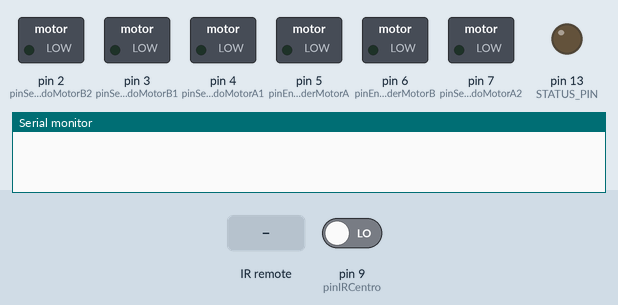
A sketch run on a simulated Arduino Uno, built with avr-gcc and run on an emulated ATmega328P. Shown: switched loads named in the sketch (green lamp = pin HIGH), output pins drawn as LEDs (lit = HIGH), the last lines printed to the serial monitor. Dashed ring = blinking. The test bench sets the inputs (shaded band); at power-on: pin 9 (pinIRCentro) LOW.

Above: at 1.2 s.
1.3 s: infrared code 0xFFE21D received
At 1.57 s:
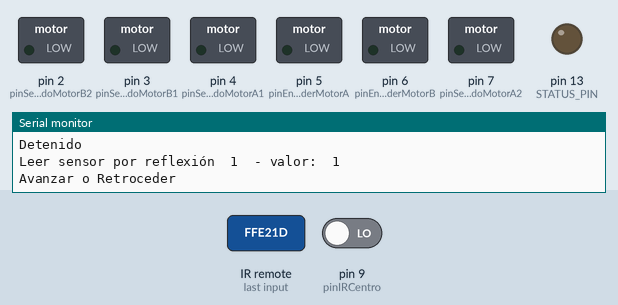
4.3 s: infrared code 0xFF906F received
At 5.1 s:
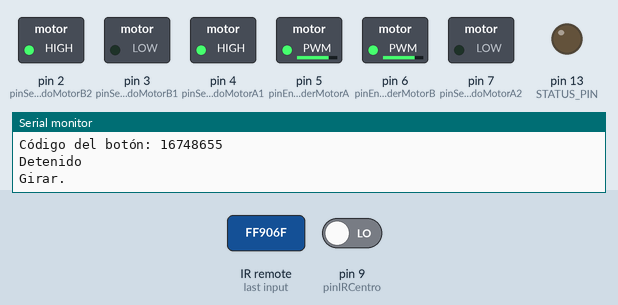
At 6.0 s:
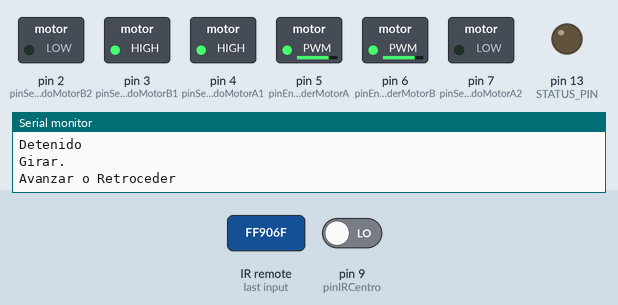
Timing chart, 0 to 8.8 s (numbered marks = the images above; inputs shaded):
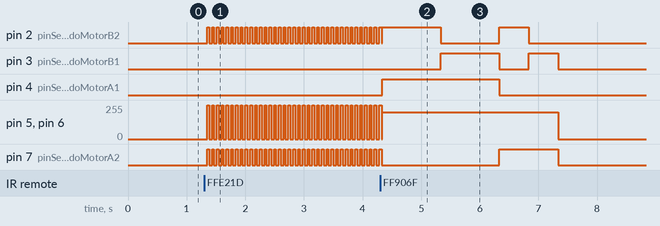

Measured:
- after the input at 1.3 s, pin 2 (pinSentidoMotorB2), pin 7 (pinSentidoMotorA2): alternates HIGH for 0.03 s and LOW for 0.05 s, starting after 0.05 s; pin 5 (pinEncenderMotorA), pin 6 (pinEncenderMotorB): alternates 255/255 for 0.03 s and 0/255 for 0.05 s, starting after 0.05 s
- after the input at 4.3 s, pin 3 (pinSentidoMotorB1): LOW → HIGH after 1.0 s, → LOW 1.0 s later, → HIGH 0.50 s later, → LOW 0.50 s later; pin 4 (pinSentidoMotorA1): LOW → HIGH at once, → LOW 2.0 s later

The sketch:

_28-robot-controlado.ino
```cpp
/**
 *  | Botón |  Funciones                                                  |
 *  | ----- | ----------------------------------------------------------- |
 *  | 100+  | Velocidad 1                                                 |
 *  | 200+  | Velocidad 2                                                 |
 *  | >||   | Seguir linea o dejar de seguir                              |
 *  | CH-   | Dejar de Seguir linea                                       |
 *  | CH    | Seguir linea negra o blanca (Predeterminado, sigue blanca)  |
 *  | CH+   | Comenzar a Seguir linea                                     |
 *  |   2   | Avanzar                                                     |
 *  |   4   | Girar Izquierda                                             |
 *  |   5   | Detenerse                                                   |
 *  |   6   | Girar Derecha                                               |
 *  |   8   | Retroceder                                                  |
 */
/*
 *  Conexiones

 *  Motores - Archivo: motores.ino
 *  pinEncenderMotorA = 6; // pin PWM cable violeta
 *  pinSentidoMotorA1 = 4; // cable verde
 *  pinSentidoMotorA2 = 7; // cable azul

 *  pinSentidoMotorB1 = 3; // cable amarillo
 *  pinSentidoMotorB2 = 2; // cable naranja
 *  pinEncenderMotorB = 5; // pin PWM cable rojo

 *  Infrarrojo Reflexión - Archivo: sensor_infrarrojo_reflexivo
 *  Son como botones, reciben un pulso positivo
 *  pinIRDerecho = 8;
 *  pinIRCentro = 9;
 *  pinSIRZquierdo = 10;

 *  Control Remoto - Archivo: control_remoto.ino
 *  Necesita la librería IRremote.h (http://z3t0.github.io/Arduino-IRremote/)
 *  RECV_PIN = 11;
*/

// Cargo las constantes para los botones del control remoto
#include "codigos_botones.h"

// LED indicador
const int STATUS_PIN    = 13;

boolean linea_blanca    = true;
boolean seguir_linea    = false;

short int velocidad     = 180;
short int tiempo        = 150; // Delay esperando que termine de girar o avanzar

void setup() {
  pinMode(STATUS_PIN, OUTPUT);
  Serial.begin(9600);

  //  Funciones de configuración para motores y el control.
  // Uso funciones para que quede más limpio y el código
  // relacionado con motores en archivos motores,
  // código relacionado con control remoto en el archivo correspondiente.
  setupMototres();
  setupControl();
}

void loop() {
  // Funciones que escriben en el puerto serie.
  // Para ver los mensajes ir a Herramientas -> Monitor Serie
  // verValoresIRreflexion();
  // No solo muestra, también permite leer.
  verValoresControlRemoto();

  // Elegir acción a tomar según el botón pulsado
  switch (ControlRemoto()) {

    case 0: // Esperando un botón...
      // Evitar llegar al default cuando no se pulsa botón.
    break;

    case BOTON_100:             // 100+
      mensaje("Velocidad 200");
      velocidad = 200;
    break;

    case BOTON_200:             // 200+
      mensaje("Velocidad 255");
      velocidad = 255;
    break;

    case BOTON_PLAY_PAUSE:      // >||
      mensaje("Seguir Linea");
      detenerse();

      // Guardo la ultima predicción
      seguir_linea = !seguir_linea;
    break;

    case BOTON_CH_MAS:          // ch+
      seguir_linea = true;
    break;

    case BOTON_CH:              // ch
      linea_blanca = !linea_blanca;
    break;

    case BOTON_CH_MENOS:        // ch-
      seguir_linea = false;
      detenerse();
    break;

    case BOTON_2:               // 2
      mover(true, velocidad);
      delay(tiempo);
    break;

    case BOTON_4:               // 4
      girar(false, 200);
      delay(tiempo);
    break;

    case BOTON_5:               // 5
      seguir_linea = false;
      detenerse();
    break;

    case BOTON_6:               // 6
      girar(true, 200);
      delay(tiempo);
    break;

    case BOTON_8:               // 8
      mover(false, velocidad);
      delay(tiempo);
    break;

    case BOTON_VOL_MENOS:       // Vol-
      tiempo = tiempo - 50;
    break;

    case BOTON_VOL_MAS:         // Vol+
      tiempo = tiempo + 50;
    break;

    case BOTON_EQ:              // EQ
      seguir_linea = false;
      detenerse();
      probarMotores();
    break;

    default:
      mensaje("Botón sin acción asociada.");
    break;
  }

  if (seguir_linea) {
    seguirlinea();
  }

}
```

codigos_botones.h
```cpp
// # Defino variables constantes.
// Estas variables corresponden al código de cada botón
// del control remoto.
#define BOTON_CH_MENOS    16753245
#define BOTON_CH          16736925
#define BOTON_CH_MAS      16769565

#define BOTON_PREV        16720605
#define BOTON_NEXT        16712445
#define BOTON_PLAY_PAUSE  16761405

#define BOTON_VOL_MENOS   16769055
#define BOTON_VOL_MAS     16754775
#define BOTON_EQ          16748655

#define BOTON_100         16750695
#define BOTON_100_MAS     16750695
#define BOTON_200         16756815
#define BOTON_200_MAS     16756815

#define BOTON_0           16724175
#define BOTON_1           16724175
#define BOTON_2           16718055
#define BOTON_3           16743045
#define BOTON_4           16716015
#define BOTON_5           16726215
#define BOTON_6           16734885
#define BOTON_7           16728765
#define BOTON_8           16730805
#define BOTON_9           16732845

// Código fin de secuencia.
// Código enviado después de cada código de botón,
// indica el fin de la secuencia de pulsos correspondiente
// al fin de la recepción de los mismos.
#define CODE_CIERRE_BOTON 4294967295
```

control_remoto.ino
```cpp
// # Librerías
// Sensor infrarrojo para control remoto
#include <IRremote.h>    // http://z3t0.github.io/Arduino-IRremote/

// # Configuración
const int RECV_PIN = 11;

IRrecv irrecv(RECV_PIN);
decode_results controlRemoto;

// Para guardar el último valor leído.
long int ultimoValor;

void setupControl() {
  irrecv.enableIRIn(); // Infrarrojo control remoto
}

// Muestra y leer los códigos de los botones.
void verValoresControlRemoto() {
  if (irrecv.decode(&controlRemoto)) {
    ultimoValor = controlRemoto.value;

    // Mostrar valores útiles.
    if (controlRemoto.value != CODE_CIERRE_BOTON) {
      Serial.print("Código del botón: ");
      Serial.println(controlRemoto.value);
    }

    irrecv.resume();
  }
}

long int ControlRemoto() {
  long int rta = ultimoValor;
  ultimoValor = 0;
  return rta;
}
```

logica.ino
```cpp
void seguirlinea() {
  detenerse();
  delay(50);

  // Linea debajo el sensor del medio
  if (IRreflexion('C') == linea_blanca) {
    mover(true);
    delay(30);
  } else {

    // Para girar adonde esta la linea
    if (IRreflexion('D') == linea_blanca && IRreflexion('I') != linea_blanca) {
      girar(true);
      delay(70);
    }
    if (IRreflexion('D') != linea_blanca && IRreflexion('I') == linea_blanca) {
      girar(false);
      delay(70);
    }

  }

}
```

mensajes.ino
```cpp
void mensaje(String str, float value) {
  Serial.print(str);
  Serial.print(" ");
  Serial.println(value);
}
void mensaje(String str, char value, String str1, int value1) {
  Serial.print(str);
  Serial.print(" ");
  Serial.print(value1);
  Serial.print(" ");
  Serial.print(str1);
  Serial.print(" ");
  Serial.println(value1);
}
void mensaje(String str) {
  Serial.println(str);
}
```

motores.ino
```cpp
// Configuración para manejar los 4 motores corriente continua.
// Los manejaremos de apares, para un lado y para el otro pero de a dos.

const int pinEncenderMotorA = 5; // pin PWM cable violeta
const int pinSentidoMotorA1 = 4; // cable verde
const int pinSentidoMotorA2 = 7; // cable azul

const int pinSentidoMotorB1 = 3; // cable amarillo
const int pinSentidoMotorB2 = 2; // cable naranja
const int pinEncenderMotorB = 6; // pin PWM cable rojo

void setupMototres() {
  pinMode(pinEncenderMotorA, OUTPUT);
  pinMode(pinEncenderMotorB, OUTPUT);
  pinMode(pinSentidoMotorA1, OUTPUT);
  pinMode(pinSentidoMotorA2, OUTPUT);
  pinMode(pinSentidoMotorB1, OUTPUT);
  pinMode(pinSentidoMotorB2, OUTPUT);
}

// función que recibe dos parámetros, sentido y velocidad
void mover(boolean sentido, short int velocidad) {
  mensaje("Avanzar o Retroceder");

  // Si la velocidad no pertenece al intervalo [150,255],
  // la establecemos en 0
  // Con valores menores a 150, el robot no se mueve.
  // Como usamos un pin PWM no puede superar el valor 255.

  if (velocidad < 150 && velocidad > 255) {
    // Ponemos en 0 para evitar que quede haciendo fuerza.
    velocidad = 0;
  }

  analogWrite(pinEncenderMotorA, velocidad);
  analogWrite(pinEncenderMotorB, velocidad);

  // sentido puede ser true o false
  if (sentido) {
    digitalWrite(pinSentidoMotorA1, LOW);   // LADO B ->
    digitalWrite(pinSentidoMotorA2, HIGH);  // LADO B <-
    digitalWrite(pinSentidoMotorB1, LOW);   // LADO A ->
    digitalWrite(pinSentidoMotorB2, HIGH);  // LADO A <-
  } else {
    digitalWrite(pinSentidoMotorA1, HIGH);  // LADO B ->
    digitalWrite(pinSentidoMotorA2, LOW);   // LADO B <-
    digitalWrite(pinSentidoMotorB1, HIGH);  // LADO A ->
    digitalWrite(pinSentidoMotorB2, LOW);   // LADO A <-
  }
}

// función que recibe dos parámetros, sentido y velocidad
void girar(boolean sentido, short int velocidad) {
  mensaje("Girar.");

  // Si la velocidad no pertenece al intervalo [150,255],
  // la establecemos en 0
  // Con valores menores a 150, el robot no se mueve.
  // Como usamos un pin PWM no puede superar el valor 255.

  if (velocidad < 150 && velocidad > 255) {
    // Ponemos en 0 para evitar que quede haciendo fuerza.
    velocidad = 0;
  }

  analogWrite(pinEncenderMotorA, velocidad);
  analogWrite(pinEncenderMotorB, velocidad);

  // sentido puede ser true o false
  if (sentido) {
    digitalWrite(pinSentidoMotorA1, LOW);   // LADO B ->
    digitalWrite(pinSentidoMotorA2, HIGH);  // LADO B <-
    digitalWrite(pinSentidoMotorB1, HIGH);  // LADO A ->
    digitalWrite(pinSentidoMotorB2, LOW);   // LADO A <-
  } else {
    digitalWrite(pinSentidoMotorA1, HIGH);  // LADO B ->
    digitalWrite(pinSentidoMotorA2, LOW);   // LADO B <-
    digitalWrite(pinSentidoMotorB1, LOW);   // LADO A ->
    digitalWrite(pinSentidoMotorB2, HIGH);  // LADO A <-
  }
}

// función parra detener el robot
void detenerse() {
  mensaje("Detenido");

  digitalWrite(pinEncenderMotorA, LOW);
  digitalWrite(pinEncenderMotorB, LOW);

  digitalWrite(pinSentidoMotorA1, LOW);
  digitalWrite(pinSentidoMotorA2, LOW);
  digitalWrite(pinSentidoMotorB1, LOW);
  digitalWrite(pinSentidoMotorB2, LOW);
}

// función que recibe un parámetro, sentido
void mover(boolean sentido) {
  mensaje("Avanzar o Retroceder");

  digitalWrite(pinEncenderMotorA, HIGH);
  digitalWrite(pinEncenderMotorB, HIGH);
  digitalWrite(pinSentidoMotorA1, !sentido);  // LADO B ->
  digitalWrite(pinSentidoMotorA2, sentido);   // LADO B <-
  digitalWrite(pinSentidoMotorB1, !sentido);  // LADO A ->
  digitalWrite(pinSentidoMotorB2, sentido);   // LADO A <-
}

// función que recibe un parámetro, sentido
void girar(boolean sentido) {
  mensaje("Girar.");

  digitalWrite(pinEncenderMotorA, HIGH);
  digitalWrite(pinEncenderMotorB, HIGH);
  digitalWrite(pinSentidoMotorA1, !sentido);  // LADO B ->
  digitalWrite(pinSentidoMotorA2, sentido);   // LADO B <-
  digitalWrite(pinSentidoMotorB1, sentido);   // LADO A ->
  digitalWrite(pinSentidoMotorB2, !sentido);  // LADO A <-
}

// Esta función es usada para probar
// las conexiones de los motores.
void probarMotores() {
  girar(false, 200);
  delay(1000);
  mover(false, 200);
  delay(1000);
  mover(true, 200);
  delay(500);
  girar(true, 200);
  delay(500);

  detenerse();
  delay(4000);
}
```

sensor_infrarrojo_reflexivo.ino
```cpp
// Sensores infrarrojos por reflexión
// Cuando esto pines envían cero
const int pinIRDerecho = 8;
const int pinIRCentro = 9;
const int pinSIRZquierdo = 10;

void setupIRreflexion() {
  pinMode(pinIRDerecho, INPUT);
  pinMode(pinIRCentro, INPUT);
  pinMode(pinSIRZquierdo, INPUT);
}

void verValoresIRreflexion() {
  Serial.println("verValoresIRreflexion");
  Serial.print("D ");
  Serial.println(digitalRead(pinIRDerecho));
  Serial.print("C ");
  Serial.println(digitalRead(pinIRCentro));
  Serial.print("I ");
  Serial.println(digitalRead(pinSIRZquierdo));
}


// IRreflexion, devuelve 0 o 1
// indica cuando el has infrarrojo regresa al sensor.
//
// el parámetro 'sensor' puede ser 'D','C','I'; para indicar que sensor queremos leer.
int IRreflexion(char sensor) {

  short int rta = 0;
  switch (sensor) {
    case 'D':
      rta = !digitalRead(pinIRDerecho);
    break;
    case 'C':
      rta = !digitalRead(pinIRCentro);
    break;
    case 'I':
      rta = !digitalRead(pinSIRZquierdo);
    break;
    default:
      rta = 0;
    break;
  }

  mensaje("Leer sensor por reflexión ", sensor, " - valor: ", rta);
  return rta;
}
```
